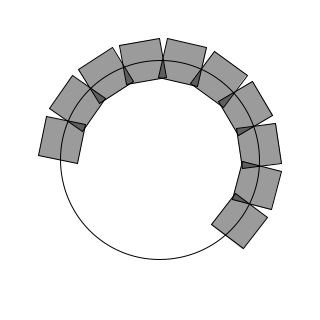
Frame 1 (no input)
Frame 60 (the mouse pressed at the canvas centre just before this capture): identical to frame 1, image omitted
Frame 120 (the mouse held since frame 60 and released just before this capture): identical to frame 1, image omitted

The Processing sketch that drew this single still picture (run headless with seeded random() and noise(); from frame 60 on, the mouse is pressed at the canvas centre):

// Processing sketch: BoxAlongAcurve
// ── BoxAlongAcurve.pde
float w =40 ; 
float r=100;
void setup(){
  size(320,320);
  smooth();
  
}

void draw(){
  background(255);
  translate(width/2,height/2);
  
  noFill();
  rotate(PI);
  ellipse(0,0,r*2,r*2);
  float arc = 0;
  for(int i=0;i<10;i++){
    arc += w/2;
    float t = arc/r; 
    pushMatrix();
    translate(r*cos(t),r*sin(t));
    
    rotate(t);
    fill(0,100);
    rectMode(CENTER);
    rect(0,0,w,w);
    popMatrix();
    
    arc+=w/2;
  }
}
